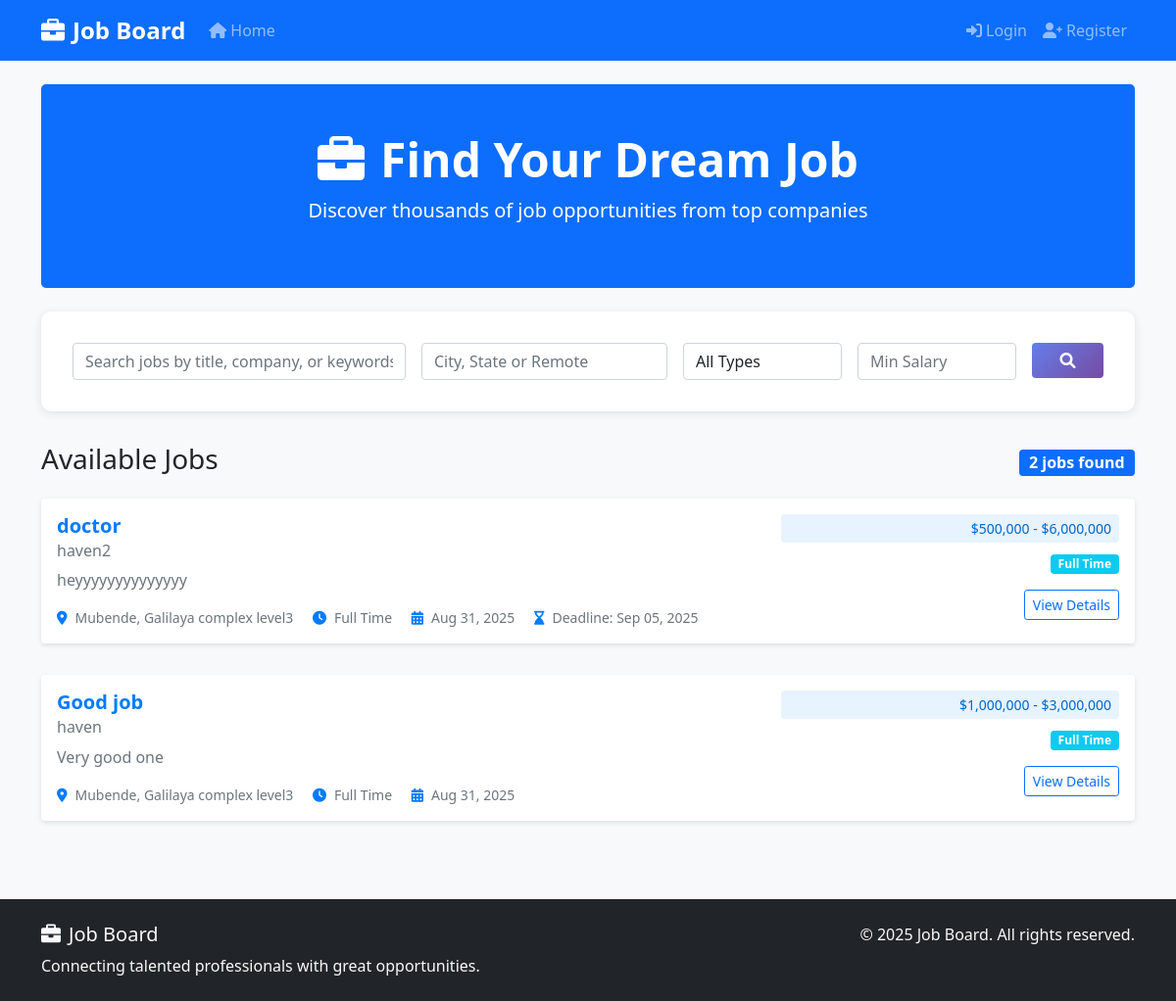
Before: / with the older database file.
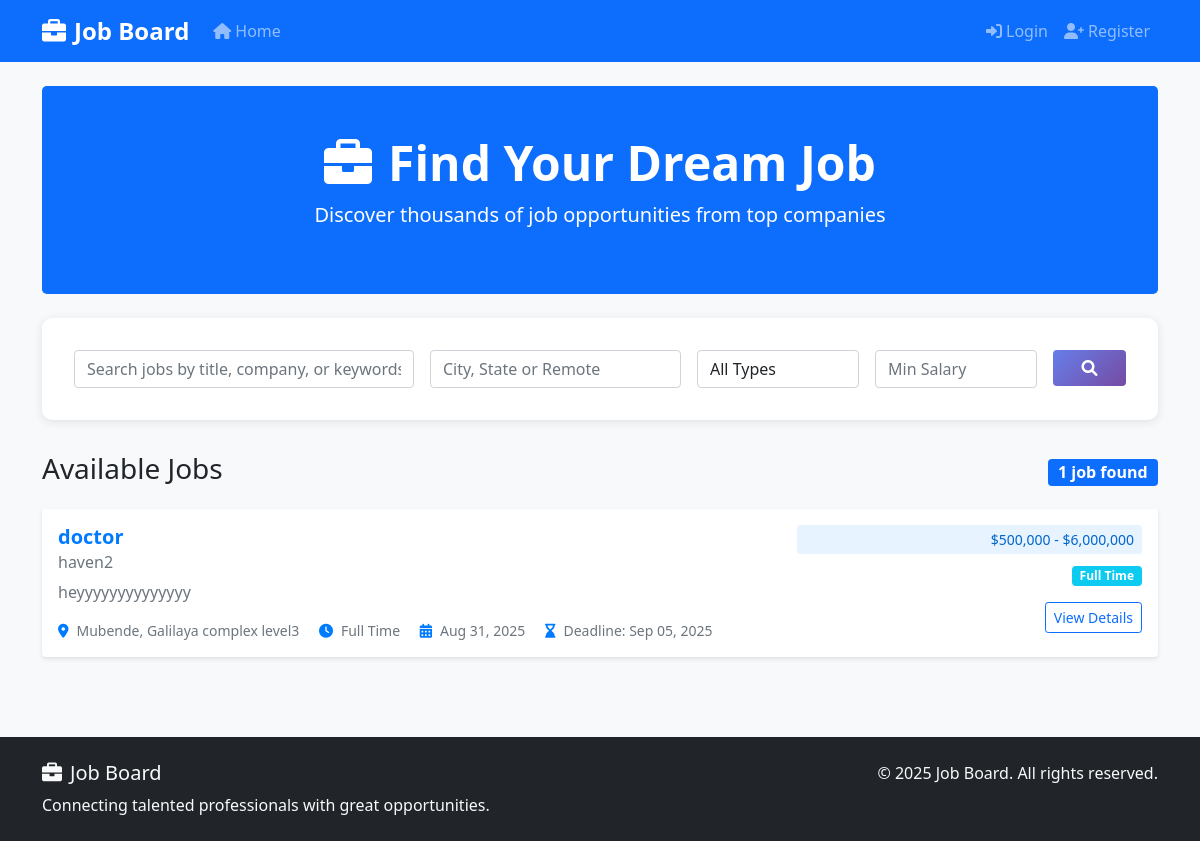
After: the same page with the newer database file.
### jobs/models.py (models this page shows, shortened)
class Job(models.Model):
    employer = models.ForeignKey(User, on_delete=models.CASCADE, related_name='jobs')
    title = models.CharField(max_length=200)
    company_name = models.CharField(max_length=200)
    description = models.TextField()
    requirements = models.TextField()
    location = models.CharField(max_length=200)
    salary_min = models.DecimalField(max_digits=10, decimal_places=2, blank=True, null=True)
    salary_max = models.DecimalField(max_digits=10, decimal_places=2, blank=True, null=True)
    job_type = models.CharField(max_length=20, choices=JOB_TYPE_CHOICES, default='full_time')
    is_active = models.BooleanField(default=True)
    created_at = models.DateTimeField(auto_now_add=True)
    updated_at = models.DateTimeField(auto_now=True)
    deadline = models.DateTimeField(blank=True, null=True)
    class Meta:
        ordering = ['-created_at']
    def get_salary_range(self):
        if self.salary_min and self.salary_max:
            return f"${self.salary_min:,.0f} - ${self.salary_max:,.0f}"
        elif self.salary_min:
            return f"From ${self.salary_min:,.0f}"
        elif self.salary_max:
            return f"Up to ${self.salary_max:,.0f}"
        return "Salary not specified"

### jobs/views.py (the view, shortened to what this page needs)
# urls.py: 2. Add a URL to urlpatterns:  path('', views.home, name='home')
def home(request):
    form = JobSearchForm(request.GET or None)
    jobs = Job.objects.filter(is_active=True)
    paginator = Paginator(jobs, 10)
    page_number = request.GET.get('page')
    page_obj = paginator.get_page(page_number)
    context = {
        'form': form,
        'page_obj': page_obj,
        'total_jobs': jobs.count(),
    }
    return render(request, 'jobs/home.html', context)

### jobs/forms.py
class JobSearchForm(forms.Form):
    search = forms.CharField(
        max_length=200,
        required=False,
        widget=forms.TextInput(attrs={
            'class': 'form-control',
            'placeholder': 'Search jobs by title, company, or keywords...'
        })
    )
    location = forms.CharField(
        max_length=200,
        required=False,
        widget=forms.TextInput(attrs={
            'class': 'form-control',
            'placeholder': 'City, State or Remote'
        })
    )
    job_type = forms.ChoiceField(
        choices=[('', 'All Types')] + list(Job._meta.get_field('job_type').choices),
        required=False,
        widget=forms.Select(attrs={'class': 'form-control'})
    )
    salary_min = forms.DecimalField(
        required=False,
        widget=forms.NumberInput(attrs={
            'class': 'form-control',
            'placeholder': 'Min Salary'
        })
    )

### templates/jobs/home.html (shortened to what this page needs)
{% extends 'base.html' %}
{% block content %}
<div class="row">
    <div class="col-12">
        <div class="bg-primary text-white rounded-3 p-5 mb-4 text-center">
            <h1 class="display-5 fw-bold"><i class="fas fa-briefcase me-3"></i>Find Your Dream Job</h1>
            <p class="lead">Discover thousands of job opportunities from top companies</p>
        </div>
    </div>
</div>
<div class="search-form">
    <form method="get" class="row g-3">
        <div class="col-md-4">
            {{ form.search }}
        </div>
        <div class="col-md-3">
            {{ form.location }}
        </div>
        <div class="col-md-2">
            {{ form.job_type }}
        </div>
        <div class="col-md-2">
            {{ form.salary_min }}
        </div>
        <div class="col-md-1">
            <button type="submit" class="btn btn-primary w-100">
                <i class="fas fa-search"></i>
            </button>
        </div>
    </form>
</div>
<div class="d-flex justify-content-between align-items-center mb-3">
    <h3>Available Jobs</h3>
    <span class="badge bg-primary fs-6">{{ total_jobs }} job{{ total_jobs|pluralize }} found</span>
</div>
<div class="row">
    {% for job in page_obj %}
        <div class="col-12 mb-3">
            <div class="card job-card">
                <div class="card-body">
                    <div class="row">
                        <div class="col-md-8">
                            <h5 class="card-title">
                                <a href="{% url 'job_detail' job.pk %}" class="job-title">{{ job.title }}</a>
                            </h5>
                            <h6 class="card-subtitle company-name">{{ job.company_name }}</h6>
                            <p class="card-text text-muted mt-2">{{ job.description|truncatewords:25 }}</p>
                            <div class="job-meta mt-3">
                                <span class="me-3">
                                    <i class="fas fa-map-marker-alt"></i>{{ job.location }}
                                </span>
                                <span class="me-3">
                                    <i class="fas fa-clock"></i>{{ job.get_job_type_display }}
                                </span>
                                <span class="me-3">
                                    <i class="fas fa-calendar-alt"></i>{{ job.created_at|date:"M d, Y" }}
                                </span>
                                {% if job.deadline %}
                                    <span class="me-3">
                                        <i class="fas fa-hourglass-end"></i>Deadline: {{ job.deadline|date:"M d, Y" }}
                                    </span>
                                {% endif %}
                            </div>
                        </div>
                        <div class="col-md-4 text-md-end">
                            {% if job.salary_min or job.salary_max %}
                                <div class="salary-range mb-2">
                                    {{ job.get_salary_range }}
                                </div>
                            {% endif %}
                            <span class="badge bg-info job-type-badge mb-2">
                                {{ job.get_job_type_display }}
                            </span>
                            <div class="mt-2">
                                <a href="{% url 'job_detail' job.pk %}" class="btn btn-outline-primary btn-sm">
                                    View Details
                                </a>
                            </div>
                        </div>
                    </div>
                </div>
            </div>
        </div>
    {% endfor %}
</div>
{% endblock %}

### templates/base.html (shortened to what this page needs)
<!DOCTYPE html>
<html lang="en">
<head>
    <link href="https://cdn.jsdelivr.net/npm/bootstrap@5.1.3/dist/css/bootstrap.min.css" rel="stylesheet">
    <link rel="stylesheet" href="https://cdnjs.cloudflare.com/ajax/libs/font-awesome/6.0.0/css/all.min.css">
    {% load static %}
    <link rel="stylesheet" href="{% static 'css/style.css' %}">
</head>
<body>
    <nav class="navbar navbar-expand-lg navbar-dark bg-primary">
        <div class="container">
            <a class="navbar-brand fw-bold" href="{% url 'home' %}">
                <i class="fas fa-briefcase me-2"></i>Job Board
            </a>
            <div class="collapse navbar-collapse" id="navbarNav">
                <ul class="navbar-nav me-auto">
                    <li class="nav-item">
                        <a class="nav-link" href="{% url 'home' %}">
                            <i class="fas fa-home me-1"></i>Home
                        </a>
                    </li>
                </ul>
                <ul class="navbar-nav">
                    {% if user.is_authenticated %}
                        {% if user.userprofile.role == 'employer' %}
                            <li class="nav-item">
                                <a class="nav-link" href="{% url 'create_job' %}">
                                    <i class="fas fa-plus me-1"></i>Post Job
                                </a>
                            </li>
                            <li class="nav-item">
                                <a class="nav-link" href="{% url 'employer_dashboard' %}">
                                    <i class="fas fa-tachometer-alt me-1"></i>Dashboard
                                </a>
                            </li>
                        {% elif user.userprofile.role == 'job_seeker' %}
                            <li class="nav-item">
                                <a class="nav-link" href="{% url 'my_applications' %}">
                                    <i class="fas fa-file-alt me-1"></i>My Applications
                                </a>
                            </li>
                            <li class="nav-item">
                                <a class="nav-link" href="{% url 'job_seeker_dashboard' %}">
                                    <i class="fas fa-user me-1"></i>Profile
                                </a>
                            </li>
                        {% endif %}
                        <li class="nav-item dropdown">
                            <a class="nav-link dropdown-toggle" href="#" id="navbarDropdown" role="button" data-bs-toggle="dropdown">
                                <i class="fas fa-user-circle me-1"></i>{{ user.username }}
                            </a>
                            <ul class="dropdown-menu">
                                {% if user.userprofile.role == 'employer' %}
                                    <li><a class="dropdown-item" href="{% url 'edit_employer_profile' %}">Edit Profile</a></li>
                                {% elif user.userprofile.role == 'job_seeker' %}
                                    <li><a class="dropdown-item" href="{% url 'edit_job_seeker_profile' %}">Edit Profile</a></li>
                                {% endif %}
                                <li><hr class="dropdown-divider"></li>
                                <li><a class="dropdown-item" href="{% url 'logout' %}">Logout</a></li>
                            </ul>
                        </li>
                    {% else %}
                        <li class="nav-item">
                            <a class="nav-link" href="{% url 'login' %}">
                                <i class="fas fa-sign-in-alt me-1"></i>Login
                            </a>
                        </li>
                        <li class="nav-item">
                            <a class="nav-link" href="{% url 'register' %}">
                                <i class="fas fa-user-plus me-1"></i>Register
                            </a>
                        </li>
                    {% endif %}
                </ul>
            </div>
        </div>
    </nav>
    <main class="container mt-4">
        {% block content %}{% endblock %}
    </main>
    <footer class="bg-dark text-light py-4 mt-5">
        <div class="container">
            <div class="row">
                <div class="col-md-6">
                    <h5><i class="fas fa-briefcase me-2"></i>Job Board</h5>
                    <p class="mb-0">Connecting talented professionals with great opportunities.</p>
                </div>
                <div class="col-md-6 text-md-end">
                    <p class="mb-0">&copy; {% now "Y" %} Job Board. All rights reserved.</p>
                </div>
            </div>
        </div>
    </footer>
</body>
</html>

### static/css/style.css (style rules this page uses)
body { font-family: 'Segoe UI', Tahoma, Geneva, Verdana, sans-serif; background-color: #f8f9fa; }
.navbar-brand { font-size: 1.5rem; }
.job-card { border: none; box-shadow: 0 2px 4px rgba(0,0,0,0.1); transition: transform 0.2s ease, box-shadow 0.2s ease; margin-bottom: 1rem; }
.job-title { color: #007bff; text-decoration: none; font-weight: 600; }
.company-name { color: #6c757d; font-weight: 500; }
.salary-range { background-color: #e7f3ff; color: #0066cc; padding: 0.25rem 0.5rem; border-radius: 0.25rem; font-size: 0.875rem; font-weight: 500; }
.job-type-badge { font-size: 0.75rem; padding: 0.25rem 0.5rem; }
.search-form { background-color: white; border-radius: 10px; box-shadow: 0 2px 10px rgba(0,0,0,0.1); padding: 2rem; margin-bottom: 2rem; }
.btn-primary { background: linear-gradient(135deg, #667eea 0%, #764ba2 100%); border: none; }
.job-meta { font-size: 0.875rem; color: #6c757d; }
.job-meta i { color: #007bff; margin-right: 0.5rem; }

Changed rows visible on the page:
removed Job: title "Good job", company_name "haven", description "Very good one", location "Mubende, Galilaya complex level3", job_type "Full Time", created_at "Aug 31, 2025", get_salary_range "$1,000,000 - $3,000,000"
Other visible differences:
{{ total_jobs }}: "2" → "1"
